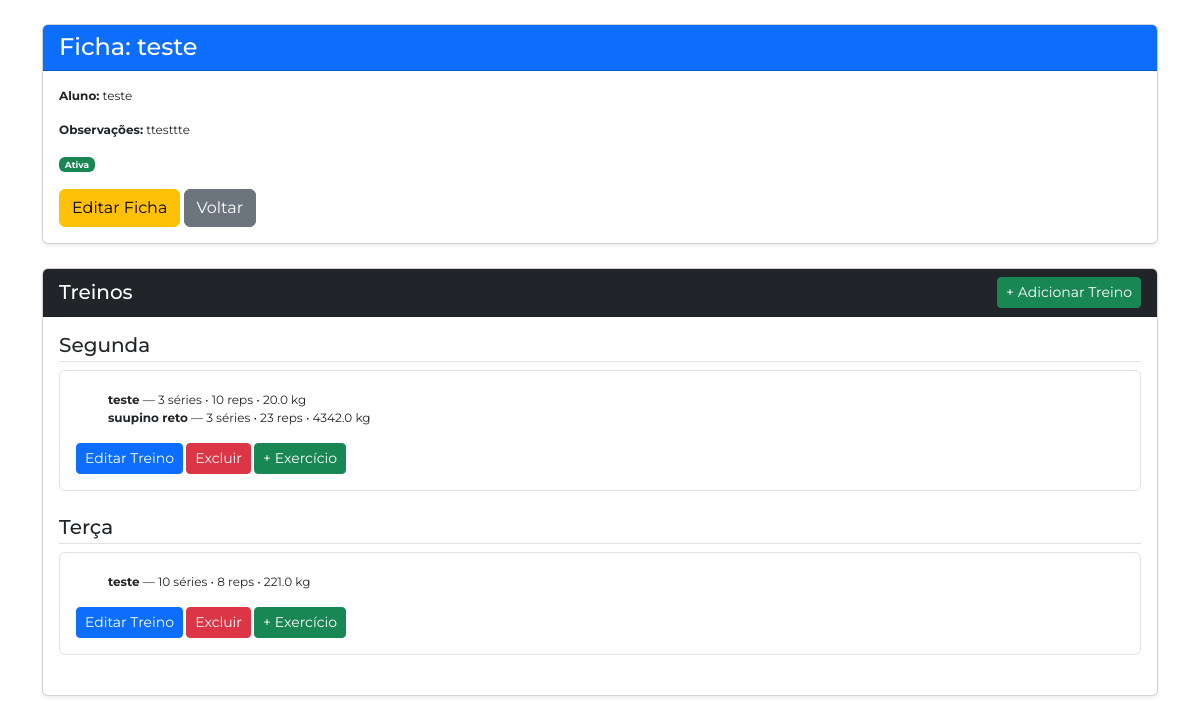
Screenshot of /fichas/detalhes/1 with the database file from the repository.
### app/models.py (models this page shows, shortened)
class Ficha(db.Model):
    __tablename__ = 'ficha'
    id = db.Column(db.Integer, primary_key=True)
    aluno_id = db.Column(db.Integer, db.ForeignKey('alunos.id'), nullable=False)
    nome = db.Column(db.String(100), nullable=False)
    observacoes = db.Column(db.Text)
    data_criacao = db.Column(db.DateTime, default=datetime.utcnow)
    ativo = db.Column(db.Boolean, default=True)
    aluno = db.relationship("Aluno", backref="fichas")
    treinos = db.relationship("Treino", backref="ficha", lazy=True, cascade="all, delete")

class Aluno(db.Model):
    __tablename__ = 'alunos'
    id = db.Column(db.Integer, primary_key=True)
    nome = db.Column(db.String(100), nullable=True)
    email = db.Column(db.String(120), unique=True, nullable=True)
    data_cadastro = db.Column(db.DateTime, default=datetime.utcnow)
    telefone = db.Column(db.String(20), nullable=True)
    data_nascimento = db.Column(db.Date, nullable=True)
    cpf = db.Column(db.String(14), unique=True, nullable=True)
    ativo = db.Column(db.Boolean, default=True)
    plano_id = db.Column(db.Integer, db.ForeignKey('planos.id'), nullable=True)
    plano = db.relationship('Plano', backref='alunos', lazy=True)

class TreinoExercicio(db.Model):
    __tablename__ = 'treino_exercicio'
    id = db.Column(db.Integer, primary_key=True)
    treino_id = db.Column(db.Integer, db.ForeignKey('treino.id'), nullable=False)
    exercicio_id = db.Column(db.Integer, db.ForeignKey('exercicio.id'), nullable=False)
    exercicio = db.relationship("Exercicio")
    series = db.Column(db.Integer, nullable=False)
    repeticoes = db.Column(db.String(50), nullable=False)
    carga = db.Column(db.String(50))
    observacoes = db.Column(db.Text)

class Exercicio(db.Model):
    __tablename__ = 'exercicio'
    id = db.Column(db.Integer, primary_key=True)
    nome = db.Column(db.String(100), nullable=False)
    grupo_muscular = db.Column(db.String(50))
    descricao = db.Column(db.Text)
    video_url = db.Column(db.String(200))
    ativo = db.Column(db.Boolean, default=True)

class Treino(db.Model):
    __tablename__ = 'treino'
    id = db.Column(db.Integer, primary_key=True)
    ficha_id = db.Column(db.Integer, db.ForeignKey('ficha.id'), nullable=False)
    dia_semana = db.Column(db.String(20), nullable=True)
    exercicios = db.relationship(
        "TreinoExercicio",
        backref="treino",
        lazy=True,
        cascade="all, delete"
    )

### app/blueprints/fichas/routes.py (the view)
@fichas_blueprint.route("/detalhes/<int:ficha_id>")
def fichaDetalhes(ficha_id):
    ficha = Ficha.query.get_or_404(ficha_id)
    return render_template("ficha-detalhes.html", ficha=ficha)

### app/blueprints/fichas/templates/ficha-detalhes.html (shortened to what this page needs)
{% extends "base.html" %}
{% block content %}
<div class="container mt-4">
    <div class="card mb-4 shadow-sm">
        <div class="card-header bg-primary text-white">
            <h4 class="mb-0">Ficha: {{ ficha.nome }}</h4>
        </div>
        <div class="card-body">
            <p><strong>Aluno:</strong> {{ ficha.aluno.nome }}</p>
            {% if ficha.observacoes %}
            <p><strong>Observações:</strong> {{ ficha.observacoes }}</p>
            {% endif %}
            {% if ficha.ativo %}
                <span class="badge bg-success">Ativa</span>
            {% else %}
                <span class="badge bg-danger">Inativa</span>
            {% endif %}
            <div class="mt-3">
                <a href="{{ url_for('fichas.editarFicha', ficha_id=ficha.id) }}"
                   class="btn btn-warning">Editar Ficha</a>
                <a href="{{ url_for('fichas.listarFichas') }}"
                   class="btn btn-secondary">Voltar</a>
            </div>
        </div>
    </div>
    <div class="card shadow-sm">
        <div class="card-header bg-dark text-white d-flex justify-content-between align-items-center">
            <h5 class="mb-0">Treinos</h5>
            <a href="{{ url_for('fichas.criarTreino', ficha_id=ficha.id) }}"
               class="btn btn-success btn-sm">
                + Adicionar Treino
            </a>
        </div>
        <div class="card-body">
            {% if ficha.treinos|length == 0 %}
                <p>Nenhum treino cadastrado nessa ficha ainda.</p>
            {% else %}
                {% set dias = {
                    "segunda": "Segunda",
                    "terca": "Terça",
                    "quarta": "Quarta",
                    "quinta": "Quinta",
                    "sexta": "Sexta",
                    "sabado": "Sábado",
                    "domingo": "Domingo"
                } %}
                {% for dia_key, dia_nome in dias.items() %}
                    {% set treinos_do_dia = ficha.treinos | selectattr("dia_semana", "equalto", dia_key) | list %}
                    {% if treinos_do_dia %}
                    <div class="mb-4">
                        <h5 class="border-bottom pb-1">{{ dia_nome }}</h5>
                        {% for treino in treinos_do_dia %}
                            <div class="p-3 border rounded mb-3">
                                {% if treino.exercicios|length == 0 %}
                                    <p class="text-muted">Nenhum exercício cadastrado.</p>
                                {% else %}
                                    <ul>
                                        {% for te in treino.exercicios %}
                                            <li>
                                                <strong>{{ te.exercicio.nome }}</strong> —
                                                {{ te.series }} séries • {{ te.repeticoes }} reps
                                                {% if te.carga %}
                                                    • {{ te.carga }} kg
                                                {% endif %}
                                            </li>
                                        {% endfor %}
                                    </ul>
                                {% endif %}
                                <a href="{{ url_for('fichas.editarTreino', treino_id=treino.id)}}"
                                   class="btn btn-primary btn-sm">
                                    Editar Treino
                                </a>
                                <form action="{{ url_for('fichas.excluirTreino', treino_id=treino.id) }}" method="POST"
                                    style="display: inline-block;"
                                    onsubmit="return confirm('Tem certeza que deseja excluir?');">
                                    <button class="btn btn-sm btn-danger">Excluir</button>
                                </form>
                                <a href="{{ url_for('fichas.adicionarExercicio', treino_id=treino.id) }}"
                                   class="btn btn-success btn-sm">
                                    + Exercício
                                </a>
                            </div>
                        {% endfor %}
                    </div>
                    {% endif %}
                {% endfor %}
            {% endif %}
        </div>
    </div>
</div>
{% endblock %}

### app/static/css/style.css (style rules this page uses)
:root { --cor-de-fundo: #FFFFFF; --cor-principal: #002f52; --cor-titulo: #ebecee; --azul: #0088FF; --amarelo: #FFCC00; --vermelho: #FF2227; --verde: #34C759; --roxo: #CB30E0; --fonte-principal: "Montserrat", sans-serif; --fonte-secundaria: "Josefin Sans"; }
body { margin: 0 !important; padding: 0 !important; background-color: var(--cor-de-fundo); font-family: var(--fonte-principal); font-size: 12px; font-weight: 400; }

### rows the page displays
Ficha: nome "teste", observacoes "ttesttte"
Aluno: aluno.nome "teste"
TreinoExercicio: exercicio.nome "teste", series "3", repeticoes "10", carga "20.0"
TreinoExercicio: exercicio.nome "suupino reto", series "3", repeticoes "23", carga "4342.0"
TreinoExercicio: exercicio.nome "teste", series "10", repeticoes "8", carga "221.0"

### other values shown
{{ dia_nome }} "Segunda" "Terça"
